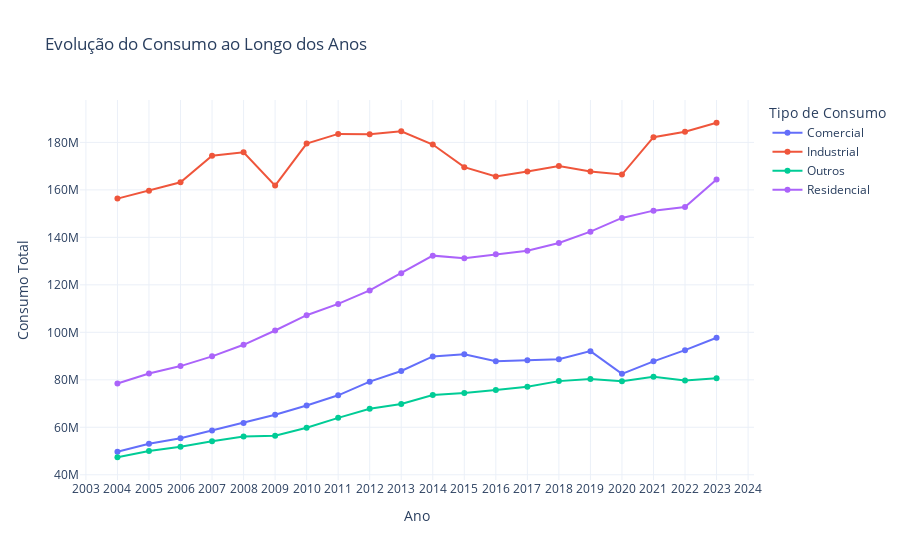

The code cell stored with this chart in its notebook:
### Markdown cell above
### Conhecendo o comportamento do mercado de energia não cativo

### Code cell
# Agrupar os dados por ano e tipo de consumo, somando os valores de consumo
df_evolucao = df_consumo_outros.groupby(["ano", "tipo_consumo"])["consumo"].sum().reset_index()

# Criar o gráfico interativo com Plotly
fig = px.line(
    df_evolucao,
    x="ano",
    y="consumo",
    color="tipo_consumo",
    markers=True,
    title="Evolução do Consumo ao Longo dos Anos",
    labels={"ano": "Ano", "consumo": "Consumo Total", "tipo_consumo": "Tipo de Consumo"}
)

# Personalizar layout
fig.update_layout(
    xaxis=dict(dtick=1),  # Mostrar todos os anos no eixo X
    template="plotly_white",  # Tema mais limpo e profissional
    hovermode="x unified"  # Mostrar valores de todos os tipos no hover
)

# Mostrar o gráfico
fig.show()

### Figure 1 — Plotly figure (JSON) as saved in the notebook; plotly's stock layout.template omitted (floating-point values rounded to 4 significant figures)
{"data": [{"hovertemplate": "Tipo de Consumo=Comercial<br>Ano=%{x}<br>Consumo Total=%{y}<extra></extra>", "legendgroup": "Comercial", "line": {"color": "#636efa", "dash": "solid"}, "marker": {"symbol": "circle"}, "mode": "lines+markers", "name": "Comercial", "orientation": "v", "showlegend": true, "type": "scatter", "x": [2004, 2005, 2006, 2007, 2008, 2009, 2010, 2011, 2012, 2013, 2014, 2015, 2016, 2017, 2018, 2019, 2020, 2021, 2022, 2023], "xaxis": "x", "y": [49685771, 53034420, 55368597, 58647003, 61812894, 65254562, 69169996, 73481523, 79226344, 83703880, 89840459, 90767540, 87872838, 88292490, 88630474, 92083371, 82524026, 87787640, 92495317, 97715805], "yaxis": "y"}, {"hovertemplate": "Tipo de Consumo=Industrial<br>Ano=%{x}<br>Consumo Total=%{y}<extra></extra>", "legendgroup": "Industrial", "line": {"color": "#EF553B", "dash": "solid"}, "marker": {"symbol": "circle"}, "mode": "lines+markers", "name": "Industrial", "orientation": "v", "showlegend": true, "type": "scatter", "x": [2004, 2005, 2006, 2007, 2008, 2009, 2010, 2011, 2012, 2013, 2014, 2015, 2016, 2017, 2018, 2019, 2020, 2021, 2022, 2023], "xaxis": "x", "y": [156320559, 159662368, 163180263, 174368774, 175834053, 161798656, 179478307, 183575548, 183424833, 184684557, 179105677, 169562745, 165602857, 167711052, 170065495, 167701054, 166452179, 182205293, 184506725, 188268304], "yaxis": "y"}, {"hovertemplate": "Tipo de Consumo=Outros<br>Ano=%{x}<br>Consumo Total=%{y}<extra></extra>", "legendgroup": "Outros", "line": {"color": "#00cc96", "dash": "solid"}, "marker": {"symbol": "circle"}, "mode": "lines+markers", "name": "Outros", "orientation": "v", "showlegend": true, "type": "scatter", "x": [2004, 2005, 2006, 2007, 2008, 2009, 2010, 2011, 2012, 2013, 2014, 2015, 2016, 2017, 2018, 2019, 2020, 2021, 2022, 2023], "xaxis": "x", "y": [47388383, 49994810, 51796209, 54128865, 56079045, 56476982, 59804775, 63987891, 67829337, 69846090, 73575466, 74467062, 75720956, 77102648, 79453190, 80319895, 79419094, 81319012, 79667512, 80704749], "yaxis": "y"}, {"hovertemplate": "Tipo de Consumo=Residencial<br>Ano=%{x}<br>Consumo Total=%{y}<extra></extra>", "legendgroup": "Residencial", "line": {"color": "#ab63fa", "dash": "solid"}, "marker": {"symbol": "circle"}, "mode": "lines+markers", "name": "Residencial", "orientation": "v", "showlegend": true, "type": "scatter", "x": [2004, 2005, 2006, 2007, 2008, 2009, 2010, 2011, 2012, 2013, 2014, 2015, 2016, 2017, 2018, 2019, 2020, 2021, 2022, 2023], "xaxis": "x", "y": [78469994, 82644121, 85783692, 89885372, 94746383, 100776170, 107214670, 111970666, 117645845, 124907962, 132301850, 131189767, 132872085, 134368498, 137614825, 142411004, 148173042, 151253310, 152770909, 164323258], "yaxis": "y"}], "layout": {"hovermode": "x unified", "legend": {"title": {"text": "Tipo de Consumo"}, "tracegroupgap": 0}, "title": {"text": "Evolução do Consumo ao Longo dos Anos"}, "xaxis": {"anchor": "y", "domain": [0, 1], "dtick": 1, "title": {"text": "Ano"}}, "yaxis": {"anchor": "x", "domain": [0, 1], "title": {"text": "Consumo Total"}}}}
